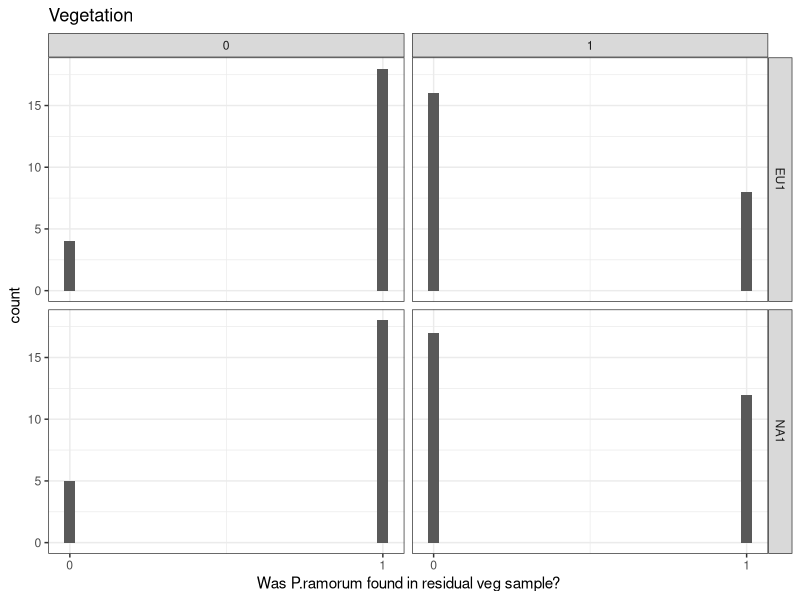
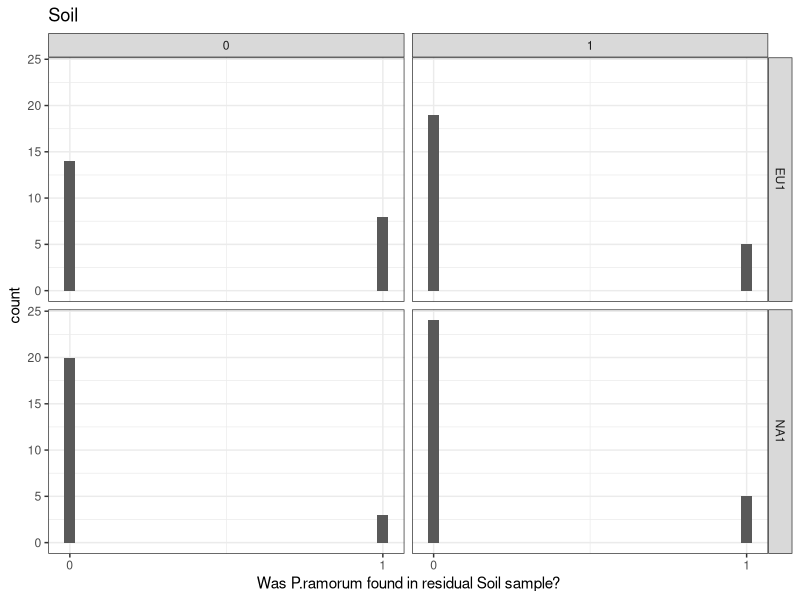
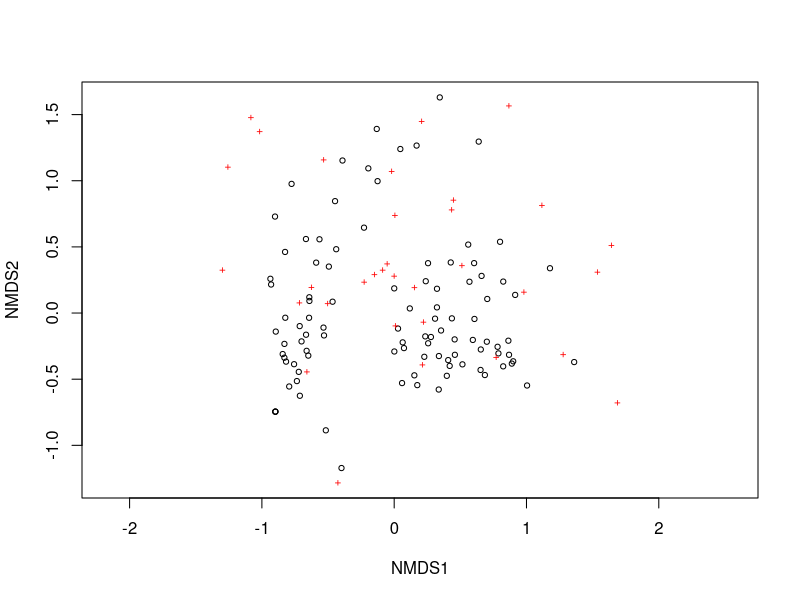

The R source for these figures, in order:
## ---- chunk 1
knitr::opts_chunk$set(echo = TRUE)
library(readxl)
library(tidyr)
library(tibble)
library(ggplot2)
library(vegan)

AllSites <- read_xlsx("BasicData.xlsx", 1)
head(AllSites)
AllSites <- column_to_rownames(AllSites, var = "New Site")
AllSites$VegBin <- as.numeric(as.character(AllSites$VegBin))
AllSites$SoilBin <- as.numeric(as.character(AllSites$SoilBin))
AllSites$TrtBin <- as.numeric(as.character(AllSites$TrtBin))
AllSites$Wildfire <- as.numeric(as.character(AllSites$WFBin))
head(AllSites)

AllSeeds <- read_xlsx("BasicData.xlsx", 2)
head(AllSeeds)
AllSeeds <- column_to_rownames(AllSeeds, var = "New Site")
has_rownames(AllSeeds)
head(AllSeeds)

AllTO <- read_xlsx("BasicData.xlsx", 3)
head(AllTO)
AllTO <- column_to_rownames(AllTO, var = "New_Site")
has_rownames(AllSeeds)
head(AllTO)
## ---- chunk 2
ggplot(AllSites, aes(x=x) ) +
  geom_histogram( aes(x = VegBin, y = stat(count))) +
  scale_x_continuous(name = "Was P.ramorum found in residual veg sample?", breaks = seq(0, 1)) +
  facet_grid(Lineage ~ TrtBin) +
  labs(title = "Vegetation") +
  theme_bw()

ggplot(AllSites, aes(x=x)) +
  geom_histogram( aes(x = SoilBin, y = stat(count))) +
  scale_x_continuous(name = "Was P.ramorum found in residual Soil sample?", breaks = seq(0, 1)) +
  facet_grid(Lineage ~ TrtBin) +
  labs(title = "Soil") +
  theme_bw()

#Raw vegetation data seems to show that, for untreated sites (0 column) many were positive for P.ramorum (both NA1 and EU1). For treated sites (1 column) fewer sites tested positive than negative.

#Raw soil data seems to show that, regardless of treatment, fewer sites tested positive for P.ramorum than negative.
## ---- chunk 3
#Fitting a binomial model
veg_null = glm(VegBin~1, family = binomial, data=AllSites)
veg_full = glm(VegBin~Lineage * WFBin * TrtBin * SoilBin, family=binomial, data=AllSites)
step(veg_null, scope = list(upper=veg_full), direction="both", test="Chisq", data=AllSItess)
#VegBin ~ TrtBin + SoilBin

#Is positive veg predicted by treatment and positive soil? (model from stepwise fit)
LRVeg_Gen <- glm(VegBin ~ TrtBin + SoilBin, family=binomial, data=AllSites)
summary(LRVeg_Gen)

1-pchisq(133.85-100.88, 97-95)
## ---- chunk 4
#Subsetting data
NA1Sites <- subset(AllSites, AllSites$Lineage == "NA1")

NAV_null = glm(VegBin~1, family = binomial, data=NA1Sites)
NAV_full = glm(VegBin~WFBin * TrtBin * SoilBin, family=binomial, data=NA1Sites)
step(NAV_null, scope = list(upper=NAV_full), direction="both", test="Chisq", data=NA1Sites)
#VegBin ~ SoilBin + TrtBin

#Is NA1 Positive veg predicted by treatment and positive soil? (model from stepwise fit)
LRVeg_NA1 <- glm(VegBin~SoilBin + TrtBin, family=binomial, data=NA1Sites)
summary(LRVeg_NA1)

1-pchisq(70.852-51.468, 51-49)
## ---- chunk 5
#Subsetting data
EU1Sites <- subset(AllSites, AllSites$Lineage == "EU1")

EUV_null = glm(VegBin~1, family = binomial, data=EU1Sites)
EUV_full = glm(VegBin~WFBin * TrtBin * SoilBin, family=binomial, data=EU1Sites)
step(EUV_null, scope = list(upper=EUV_full), direction="both", test="Chisq", data=EU1Sites)
#VegBin ~ SoilBin + TrtBin

#Is EU1 Positive veg predicted by treatment and positive soil? (model from stepwise fit)
LRVeg_EU1 <- glm(VegBin~SoilBin * TrtBin, family=binomial, data=EU1Sites)
summary(LRVeg_EU1)

1-pchisq(62.985-45.137, 45-42)
## ---- chunk 6
soil_null = glm(SoilBin~1, family = binomial, data=AllSites)
soil_full = glm(SoilBin~WFBin * Lineage * TrtBin * VegBin, family=binomial, data=AllSites)
step(soil_null, scope = list(upper=soil_full), direction="both", test="Chisq", data=AllSItess)
#SoilBin ~ VegBin + Lineage + WFBin + VegBin:Lineage

#Is positive soil predicted by positive veg, lineage, wildfire? (model from stepwise fit)
LRSoil_Gen <- glm(SoilBin ~ VegBin + Lineage + WFBin + VegBin:Lineage, family=binomial, data=AllSites)
summary(LRSoil_Gen)

1-pchisq(101.838-80.179, 97-93)
## ---- chunk 7
NAS_null = glm(SoilBin~1, family = binomial, data=NA1Sites)
NAS_full = glm(SoilBin~WFBin * TrtBin * VegBin, family=binomial, data=NA1Sites)
step(NAS_null, scope = list(upper=NAS_full), direction="both", test="Chisq", data=NA1Sites)
#SoilBin ~ VegBin + WFBin

#Is NA1 Positive soil predicted by positive veg and wildfire? (model from stepwise fit)
LRSoil_NA1 <- glm(SoilBin ~ VegBin + WFBin, family=binomial, data=NA1Sites)
summary(LRSoil_NA1)

1-pchisq(44.650-31.75, 51-49)
## ---- chunk 8
EUS_null = glm(SoilBin~1, family = binomial, data=EU1Sites)
EUS_full = glm(SoilBin~WFBin * TrtBin * VegBin, family=binomial, data=EU1Sites)
step(EUS_null, scope = list(upper=EUS_full), direction="both", test="Chisq", data=EU1Sites)
#SoilBin ~ VegBin

#Is EU1 Positive soil predicted by positive veg? (model from stepwise fit)
LRSoil_EU1 <- glm(SoilBin ~ VegBin, family=binomial, data=EU1Sites)
summary(LRSoil_EU1)

1-pchisq(54.777-48.429, 45-44)
## ---- chunk 9
#Is positive veg predicted by time since treatment?
LRVeg_t = glm(VegBin~YrSinceTrt, data=AllSites)
summary(LRVeg_t)

1-pchisq(24.000-23.409, 97-96)

#NA1
LRVeg_tNA1 = glm(VegBin~YrSinceTrt, data=NA1Sites)
summary(LRVeg_tNA1)

1-pchisq(12.692-12.467, 51-50)

#EU1
LRVeg_tEU1 = glm(VegBin~YrSinceTrt, data=EU1Sites)
summary(LRVeg_tEU1)

1-pchisq(11.3043-8.9373, 45-44)
## ---- chunk 10
#Is positive veg predicted by time since treatment?
LRSoil_t = glm(SoilBin~YrSinceTrt, data=AllSites)
summary(LRSoil_t)

1-pchisq(16.500-16.439, 97-96)

#NA1
LRSoil_tNA1 = glm(SoilBin~YrSinceTrt, data=NA1Sites)
summary(LRSoil_tNA1)

1-pchisq(6.7692-6.7568, 51-50)

#EU1
LRSoil_tEU1 = glm(SoilBin~YrSinceTrt, data=EU1Sites)
summary(LRSoil_tEU1)

1-pchisq(9.3261-8.9321, 45-44)
## ---- chunk 11
TO_null = glm(VegBin~1, data=AllTO)
TO_full = glm(VegBin~TotalTO * Num_Seedlings * TotalStump, data=AllTO)
step(TO_null, scope = list(upper=TO_full), direction="both", test="Chisq", data=AllTO)
#VegBin ~ TotalStump + Num_Seedlings

#Is positive veg predicted by stumps and seedlings? (model from stepwise fit)
LRVeg_TO <- glm(VegBin ~ TotalStump + Num_Seedlings, data=AllTO)
summary(LRVeg_TO)

1-pchisq(24.640-19.322, 99-97)
## ---- chunk 12
NA1TO <- subset(AllTO, AllTO$Lineage == "NA1")

NATO_null = glm(VegBin~1, data=NA1TO)
NATO_full = glm(VegBin~TotalTO * Num_Seedlings * TotalStump, data=NA1TO)
step(NATO_null, scope = list(upper=NATO_full), direction="both", test="Chisq", data=NA1TO)
#VegBin ~ TotalStump

#Is positive NA1 veg predicted by stumps? (model from stepwise fit)
LRVeg_TONA1 <- glm(VegBin ~ TotalStump, data=NA1TO)
summary(LRVeg_TONA1)

1-pchisq(12.6923-9.8652, 51-50)
## ---- chunk 13
EU1TO <- subset(AllTO, AllTO$Lineage == "EU1")

EUTO_null = glm(VegBin~1, data=EU1TO)
EUTO_full = glm(VegBin~TotalTO * Num_Seedlings * TotalStump, data=EU1TO)
step(EUTO_null, scope = list(upper=EUTO_full), direction="both", test="Chisq", data=EU1TO)
#VegBin ~ TotalStump

#Is positive NA1 veg predicted by stumps? (model from stepwise fit)
LRVeg_TOEU1 <- glm(VegBin ~ TotalStump, data=EU1TO)
summary(LRVeg_TOEU1)

1-pchisq(11.3043-8.8511, 45-44)
## ---- chunk 14
TOS_null = glm(SoilBin~1, data=AllTO)
TOS_full = glm(SoilBin~TotalTO * Num_Seedlings * TotalStump, data=AllTO)
step(TOS_null, scope = list(upper=TOS_full), direction="both", test="Chisq", data=AllTO)
#SoilBin ~ TotalStump

#Is positive soil predicted by stumps? (model from stepwise fit)
LRS_TO <- glm(SoilBin ~ TotalStump, data=AllTO)
summary(LRS_TO)

1-pchisq(16.950-15.591, 99-98)
## ---- chunk 15
NATOS_null = glm(SoilBin~1, data=NA1TO)
NATOS_full = glm(SoilBin~TotalTO * Num_Seedlings * TotalStump, data=NA1TO)
step(NATOS_null, scope = list(upper=NATOS_full), direction="both", test="Chisq", data=NA1TO)
#SoilBin ~ TotalStump

#Is positive NA1 soil predicted by stumps? (model from stepwise fit)
LRS_TONA1 <- glm(SoilBin ~ TotalStump, data=NA1TO)
summary(LRS_TONA1)

1-pchisq(6.7692-6.3967, 51-50)
## ---- chunk 16
EUTOS_null = glm(SoilBin~1, data=EU1TO)
EUTOS_full = glm(SoilBin~TotalTO * Num_Seedlings * TotalStump, data=EU1TO)
step(EUTOS_null, scope = list(upper=EUTOS_full), direction="both", test="Chisq", data=EU1TO)
#SoilBin ~ TotalStump

#Is positive NA1 veg predicted by stumps? (model from stepwise fit)
LRS_TOEU1 <- glm(SoilBin ~ TotalStump, data=EU1TO)
summary(LRS_TOEU1)

1-pchisq(9.3261-8.5309, 45-44)
## ---- chunk 17
anova.vtrt <- aov(VegBin~TrtBin, data=AllSites)
summary(anova.vtrt)

anova.strt <- aov(SoilBin~TrtBin, data=AllSites)
summary(anova.strt)

anova.sveg <- aov(SoilBin~VegBin, data=AllSites)
summary(anova.sveg)
## ---- chunk 18
anova.vburn <- aov(VegBin~WFBin * TrtBin, data=AllSites)
summary(anova.vburn)

anova.sburn <- aov(SoilBin~WFBin* TrtBin, data=AllSites)
summary(anova.sburn)
## ---- chunk 19
ord <- metaMDS(AllSeeds)
plot(ord)

AllSeedf <- AllSeeds
AllSeedf$TrtBin <- as.factor(as.numeric(AllSeeds$TrtBin))

#ord.fit <- envfit(ord ~ TrtBin, data=AllSeeds)
#ord.fit
